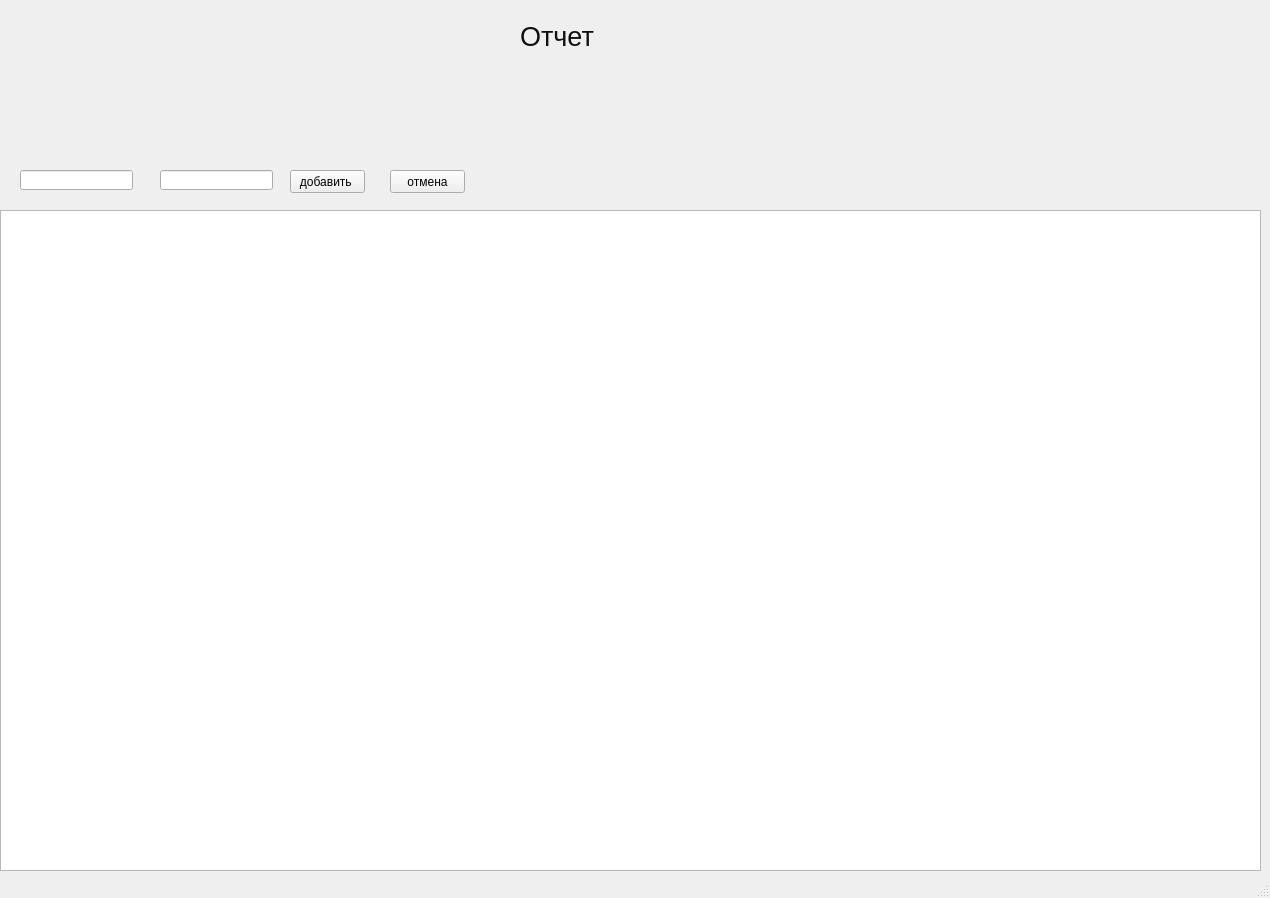
<?xml version="1.0" encoding="UTF-8"?>
<ui version="4.0">
 <class>MainWindow</class>
 <widget class="QMainWindow" name="MainWindow">
  <property name="geometry">
   <rect>
    <x>0</x>
    <y>0</y>
    <width>1270</width>
    <height>898</height>
   </rect>
  </property>
  <property name="windowTitle">
   <string>MainWindow</string>
  </property>
  <widget class="QWidget" name="centralwidget">
   <widget class="QLabel" name="label">
    <property name="geometry">
     <rect>
      <x>520</x>
      <y>20</y>
      <width>81</width>
      <height>33</height>
     </rect>
    </property>
    <property name="font">
     <font>
      <pointsize>20</pointsize>
     </font>
    </property>
    <property name="styleSheet">
     <string notr="true">color:rgb(16, 16, 16)</string>
    </property>
    <property name="text">
     <string>Отчет</string>
    </property>
   </widget>
   <widget class="QTableView" name="tableView_report">
    <property name="geometry">
     <rect>
      <x>0</x>
      <y>210</y>
      <width>1261</width>
      <height>661</height>
     </rect>
    </property>
   </widget>
   <widget class="QPushButton" name="pushButton_add_report">
    <property name="geometry">
     <rect>
      <x>290</x>
      <y>170</y>
      <width>75</width>
      <height>23</height>
     </rect>
    </property>
    <property name="text">
     <string>добавить </string>
    </property>
   </widget>
   <widget class="QPushButton" name="pushButton_cansel_report">
    <property name="geometry">
     <rect>
      <x>390</x>
      <y>170</y>
      <width>75</width>
      <height>23</height>
     </rect>
    </property>
    <property name="text">
     <string>отмена</string>
    </property>
   </widget>
   <widget class="QLineEdit" name="lineEdit">
    <property name="geometry">
     <rect>
      <x>20</x>
      <y>170</y>
      <width>113</width>
      <height>20</height>
     </rect>
    </property>
   </widget>
   <widget class="QLineEdit" name="lineEdit_2">
    <property name="geometry">
     <rect>
      <x>160</x>
      <y>170</y>
      <width>113</width>
      <height>20</height>
     </rect>
    </property>
   </widget>
  </widget>
  <widget class="QStatusBar" name="statusbar"/>
 </widget>
 <resources/>
 <connections/>
</ui>
